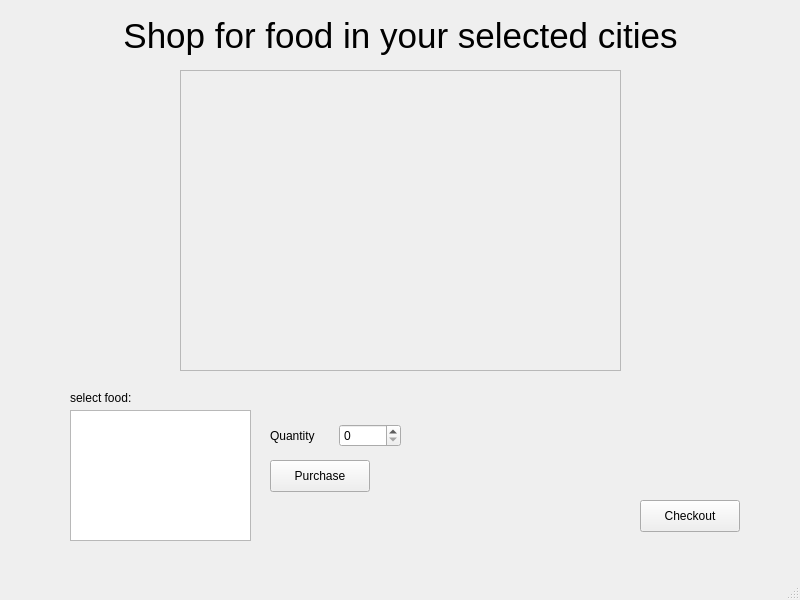
<?xml version="1.0" encoding="UTF-8"?>
<ui version="4.0">
 <class>londonWindow2</class>
 <widget class="QMainWindow" name="londonWindow2">
  <property name="geometry">
   <rect>
    <x>0</x>
    <y>0</y>
    <width>800</width>
    <height>600</height>
   </rect>
  </property>
  <property name="windowTitle">
   <string>MainWindow</string>
  </property>
  <widget class="QWidget" name="centralwidget">
   <widget class="QWidget" name="verticalLayoutWidget">
    <property name="geometry">
     <rect>
      <x>180</x>
      <y>70</y>
      <width>441</width>
      <height>301</height>
     </rect>
    </property>
    <layout class="QVBoxLayout" name="verticalLayout">
     <item>
      <widget class="QScrollArea" name="citiesScrollArea">
       <property name="widgetResizable">
        <bool>true</bool>
       </property>
       <widget class="QWidget" name="citiesWidget">
        <property name="geometry">
         <rect>
          <x>0</x>
          <y>0</y>
          <width>437</width>
          <height>297</height>
         </rect>
        </property>
       </widget>
      </widget>
     </item>
    </layout>
   </widget>
   <widget class="QWidget" name="horizontalLayoutWidget">
    <property name="geometry">
     <rect>
      <x>270</x>
      <y>420</y>
      <width>131</width>
      <height>31</height>
     </rect>
    </property>
    <layout class="QHBoxLayout" name="horizontalLayout">
     <item>
      <widget class="QLabel" name="label_3">
       <property name="text">
        <string>Quantity</string>
       </property>
      </widget>
     </item>
     <item>
      <widget class="QSpinBox" name="quantitySpinBox"/>
     </item>
    </layout>
   </widget>
   <widget class="QListWidget" name="foodListWidget">
    <property name="geometry">
     <rect>
      <x>70</x>
      <y>410</y>
      <width>181</width>
      <height>131</height>
     </rect>
    </property>
   </widget>
   <widget class="QLabel" name="label_2">
    <property name="geometry">
     <rect>
      <x>70</x>
      <y>390</y>
      <width>141</width>
      <height>16</height>
     </rect>
    </property>
    <property name="text">
     <string>select food:</string>
    </property>
   </widget>
   <widget class="QPushButton" name="purchaseButton">
    <property name="geometry">
     <rect>
      <x>270</x>
      <y>460</y>
      <width>100</width>
      <height>32</height>
     </rect>
    </property>
    <property name="text">
     <string>Purchase</string>
    </property>
   </widget>
   <widget class="QPushButton" name="checkoutButton">
    <property name="geometry">
     <rect>
      <x>640</x>
      <y>500</y>
      <width>100</width>
      <height>32</height>
     </rect>
    </property>
    <property name="text">
     <string>Checkout</string>
    </property>
   </widget>
   <widget class="QLabel" name="label">
    <property name="geometry">
     <rect>
      <x>100</x>
      <y>0</y>
      <width>601</width>
      <height>71</height>
     </rect>
    </property>
    <property name="font">
     <font>
      <pointsize>26</pointsize>
     </font>
    </property>
    <property name="text">
     <string>Shop for food in your selected cities</string>
    </property>
    <property name="alignment">
     <set>Qt::AlignmentFlag::AlignCenter</set>
    </property>
   </widget>
  </widget>
  <widget class="QMenuBar" name="menubar">
   <property name="geometry">
    <rect>
     <x>0</x>
     <y>0</y>
     <width>800</width>
     <height>24</height>
    </rect>
   </property>
  </widget>
  <widget class="QStatusBar" name="statusbar"/>
 </widget>
 <resources/>
 <connections/>
</ui>
